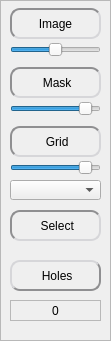
   <widget class="QFrame" name="frame_view_parameters">
    <property name="geometry">
     <rect>
      <x>390</x>
      <y>70</y>
      <width>111</width>
      <height>341</height>
     </rect>
    </property>
    <property name="whatsThis">
     <string>Use this panel to show/hide layers, and adjust them</string>
    </property>
    <property name="frameShape">
     <enum>QFrame::StyledPanel</enum>
    </property>
    <property name="frameShadow">
     <enum>QFrame::Sunken</enum>
    </property>
    <property name="lineWidth">
     <number>2</number>
    </property>
    <widget class="QSlider" name="horizontalSlider_blend_mask">
     <property name="geometry">
      <rect>
       <x>10</x>
       <y>94</y>
       <width>91</width>
       <height>29</height>
      </rect>
     </property>
     <property name="cursor">
      <cursorShape>PointingHandCursor</cursorShape>
     </property>
     <property name="focusPolicy">
      <enum>Qt::ClickFocus</enum>
     </property>
     <property name="toolTip">
      <string/>
     </property>
     <property name="whatsThis">
      <string>&lt;html&gt;&lt;head/&gt;&lt;body&gt;&lt;p&gt;Transparency of the mask.&lt;/p&gt;&lt;p&gt;Lower values = more transparent&lt;/p&gt;&lt;/body&gt;&lt;/html&gt;</string>
     </property>
     <property name="maximum">
      <number>100</number>
     </property>
     <property name="value">
      <number>90</number>
     </property>
     <property name="orientation">
      <enum>Qt::Horizontal</enum>
     </property>
     <property name="tickPosition">
      <enum>QSlider::NoTicks</enum>
     </property>
    </widget>
    <widget class="QPushButton" name="checkBox_image">
     <property name="geometry">
      <rect>
       <x>10</x>
       <y>8</y>
       <width>91</width>
       <height>31</height>
      </rect>
     </property>
     <property name="cursor">
      <cursorShape>PointingHandCursor</cursorShape>
     </property>
     <property name="focusPolicy">
      <enum>Qt::NoFocus</enum>
     </property>
     <property name="toolTip">
      <string/>
     </property>
     <property name="whatsThis">
      <string>&lt;html&gt;&lt;head/&gt;&lt;body&gt;&lt;p&gt;Display (or not) the image&lt;/p&gt;&lt;/body&gt;&lt;/html&gt;</string>
     </property>
     <property name="styleSheet">
      <string notr="true">QPushButton {
	background: qlineargradient(x1: 0, y1: 0, x2: 0, y2: 1,
                                      stop: 0 #FFFFFF, stop: 1 #E0E0E0);
	border-radius: 10px;
	border: 2px outset #8f8f91;
	color rgb(0,0,0);
}
QPushButton:checked {
	border: 2px inset #8f8f91;
}
QToolTip {
    border:2px solid black;
	padding:5px;
	background-color:rgb(64,64,64);
	color:white;
	font-size: 14px;
}</string>
     </property>
     <property name="text">
      <string>Image</string>
     </property>
     <property name="icon">
      <iconset resource="resources.qrc">
       <normaloff>:/icons/hide.png</normaloff>
       <normalon>:/icons/image.png</normalon>:/icons/hide.png</iconset>
     </property>
     <property name="iconSize">
      <size>
       <width>25</width>
       <height>25</height>
      </size>
     </property>
     <property name="checkable">
      <bool>true</bool>
     </property>
     <property name="checked">
      <bool>true</bool>
     </property>
    </widget>
    <widget class="QPushButton" name="checkBox_mask">
     <property name="geometry">
      <rect>
       <x>10</x>
       <y>67</y>
       <width>91</width>
       <height>31</height>
      </rect>
     </property>
     <property name="cursor">
      <cursorShape>PointingHandCursor</cursorShape>
     </property>
     <property name="focusPolicy">
      <enum>Qt::NoFocus</enum>
     </property>
     <property name="toolTip">
      <string/>
     </property>
     <property name="whatsThis">
      <string>&lt;html&gt;&lt;head/&gt;&lt;body&gt;&lt;p&gt;Display (or not) the segmentation mask.&lt;/p&gt;&lt;p&gt;Change the blend factor to set the transparency&lt;/p&gt;&lt;/body&gt;&lt;/html&gt;</string>
     </property>
     <property name="styleSheet">
      <string notr="true">QPushButton {
	background: qlineargradient(x1: 0, y1: 0, x2: 0, y2: 1,
                                      stop: 0 #FFFFFF, stop: 1 #E0E0E0);
	border-radius: 10px;
	border: 2px outset #8f8f91;
	color rgb(0,0,0);
}
QPushButton:checked {
	border: 2px inset #8f8f91;
}
QToolTip {
    border:2px solid black;
	padding:5px;
	background-color:rgb(64,64,64);
	color:white;
	font-size: 14px;
}</string>
     </property>
     <property name="text">
      <string> Mask</string>
     </property>
     <property name="icon">
      <iconset resource="resources.qrc">
       <normaloff>:/icons/hide.png</normaloff>
       <normalon>:/icons/mask.png</normalon>:/icons/hide.png</iconset>
     </property>
     <property name="iconSize">
      <size>
       <width>24</width>
       <height>24</height>
      </size>
     </property>
     <property name="checkable">
      <bool>true</bool>
     </property>
     <property name="checked">
      <bool>true</bool>
     </property>
    </widget>
    <widget class="QPushButton" name="checkBox_grid">
     <property name="geometry">
      <rect>
       <x>10</x>
       <y>126</y>
       <width>91</width>
       <height>31</height>
      </rect>
     </property>
     <property name="cursor">
      <cursorShape>PointingHandCursor</cursorShape>
     </property>
     <property name="focusPolicy">
      <enum>Qt::NoFocus</enum>
     </property>
     <property name="toolTip">
      <string/>
     </property>
     <property name="whatsThis">
      <string>&lt;html&gt;&lt;head/&gt;&lt;body&gt;&lt;p&gt;Display (or not) the superpixels boundaries.&lt;/p&gt;&lt;p&gt;The blend factor does not affect this mask, but you can change the grid color with the control just below.&lt;/p&gt;&lt;/body&gt;&lt;/html&gt;</string>
     </property>
     <property name="styleSheet">
      <string notr="true">QPushButton {
	background: qlineargradient(x1: 0, y1: 0, x2: 0, y2: 1,
                                      stop: 0 #FFFFFF, stop: 1 #E0E0E0);
	border-radius: 10px;
	border: 2px outset #8f8f91;
	color rgb(0,0,0);
}
QPushButton:checked {
	border: 2px inset #8f8f91;
}
QToolTip {
    border:2px solid black;
	padding:5px;
	background-color:rgb(64,64,64);
	color:white;
	font-size: 14px;
}</string>
     </property>
     <property name="text">
      <string> Grid</string>
     </property>
     <property name="icon">
      <iconset resource="resources.qrc">
       <normaloff>:/icons/hide.png</normaloff>
       <normalon>:/icons/grid.png</normalon>:/icons/hide.png</iconset>
     </property>
     <property name="iconSize">
      <size>
       <width>25</width>
       <height>25</height>
      </size>
     </property>
     <property name="checkable">
      <bool>true</bool>
     </property>
     <property name="checked">
      <bool>true</bool>
     </property>
    </widget>
    <widget class="QComboBox" name="comboBox_grid_color">
     <property name="geometry">
      <rect>
       <x>10</x>
       <y>180</y>
       <width>91</width>
       <height>20</height>
      </rect>
     </property>
     <property name="cursor">
      <cursorShape>PointingHandCursor</cursorShape>
     </property>
     <property name="focusPolicy">
      <enum>Qt::NoFocus</enum>
     </property>
     <property name="toolTip">
      <string/>
     </property>
     <property name="whatsThis">
      <string>&lt;html&gt;&lt;head/&gt;&lt;body&gt;&lt;p&gt;Change the grid mask color to your liking&lt;/p&gt;&lt;/body&gt;&lt;/html&gt;</string>
     </property>
     <property name="currentIndex">
      <number>-1</number>
     </property>
    </widget>
    <widget class="QSlider" name="horizontalSlider_blend_image">
     <property name="geometry">
      <rect>
       <x>10</x>
       <y>35</y>
       <width>91</width>
       <height>29</height>
      </rect>
     </property>
     <property name="cursor">
      <cursorShape>PointingHandCursor</cursorShape>
     </property>
     <property name="focusPolicy">
      <enum>Qt::ClickFocus</enum>
     </property>
     <property name="toolTip">
      <string/>
     </property>
     <property name="whatsThis">
      <string>&lt;html&gt;&lt;head/&gt;&lt;body&gt;&lt;p&gt;Transparency of the image.&lt;/p&gt;&lt;p&gt;Lower values = more transparent&lt;/p&gt;&lt;/body&gt;&lt;/html&gt;</string>
     </property>
     <property name="maximum">
      <number>100</number>
     </property>
     <property name="value">
      <number>50</number>
     </property>
     <property name="orientation">
      <enum>Qt::Horizontal</enum>
     </property>
     <property name="tickPosition">
      <enum>QSlider::NoTicks</enum>
     </property>
    </widget>
    <widget class="QSlider" name="horizontalSlider_blend_grid">
     <property name="geometry">
      <rect>
       <x>10</x>
       <y>153</y>
       <width>91</width>
       <height>29</height>
      </rect>
     </property>
     <property name="cursor">
      <cursorShape>PointingHandCursor</cursorShape>
     </property>
     <property name="focusPolicy">
      <enum>Qt::ClickFocus</enum>
     </property>
     <property name="toolTip">
      <string/>
     </property>
     <property name="whatsThis">
      <string>&lt;html&gt;&lt;head/&gt;&lt;body&gt;&lt;p&gt;Transparency of the grid.&lt;/p&gt;&lt;p&gt;Lower values = more transparent&lt;/p&gt;&lt;/body&gt;&lt;/html&gt;</string>
     </property>
     <property name="maximum">
      <number>100</number>
     </property>
     <property name="value">
      <number>90</number>
     </property>
     <property name="orientation">
      <enum>Qt::Horizontal</enum>
     </property>
     <property name="tickPosition">
      <enum>QSlider::NoTicks</enum>
     </property>
    </widget>
    <widget class="QPushButton" name="checkBox_holes">
     <property name="geometry">
      <rect>
       <x>10</x>
       <y>260</y>
       <width>91</width>
       <height>31</height>
      </rect>
     </property>
     <property name="cursor">
      <cursorShape>PointingHandCursor</cursorShape>
     </property>
     <property name="focusPolicy">
      <enum>Qt::NoFocus</enum>
     </property>
     <property name="toolTip">
      <string/>
     </property>
     <property name="whatsThis">
      <string>&lt;html&gt;&lt;head/&gt;&lt;body&gt;&lt;p&gt;Display (or not) the pixels not pertaining to any label.&lt;/p&gt;&lt;p&gt;When activated, the number of unassigned pixels is displayed. You are finished when the count is 0&lt;/p&gt;&lt;p&gt;These &amp;quot;holes&amp;quot; in the mask appear in white when this option is set.&lt;/p&gt;&lt;p&gt;This option can make inconsistancies appear between the superpixels and the current labels, especially after having created a new label.&lt;/p&gt;&lt;p&gt;Hold the &amp;lt;H&amp;gt; key for several seconds to see a flashing indication of holes in the mask. It facilitates the lost pixels hunt&lt;/p&gt;&lt;/body&gt;&lt;/html&gt;</string>
     </property>
     <property name="styleSheet">
      <string notr="true">QPushButton {
	background: qlineargradient(x1: 0, y1: 0, x2: 0, y2: 1,
                                      stop: 0 #FFFFFF, stop: 1 #E0E0E0);
	border-radius: 10px;
	border: 2px outset #8f8f91;
	color rgb(0,0,0);
}
QPushButton:checked {
	border: 2px inset #8f8f91;
}
QToolTip {
    border:2px solid black;
	padding:5px;
	background-color:rgb(64,64,64);
	color:white;
	font-size: 14px;
}</string>
     </property>
     <property name="text">
      <string> Holes</string>
     </property>
     <property name="icon">
      <iconset resource="resources.qrc">
       <normaloff>:/icons/hide.png</normaloff>
       <normalon>:/icons/holes.png</normalon>:/icons/hide.png</iconset>
     </property>
     <property name="iconSize">
      <size>
       <width>25</width>
       <height>25</height>
      </size>
     </property>
     <property name="checkable">
      <bool>true</bool>
     </property>
     <property name="checked">
      <bool>false</bool>
     </property>
    </widget>
    <widget class="QLabel" name="label_holes">
     <property name="geometry">
      <rect>
       <x>10</x>
       <y>300</y>
       <width>91</width>
       <height>21</height>
      </rect>
     </property>
     <property name="toolTip">
      <string/>
     </property>
     <property name="whatsThis">
      <string>&lt;html&gt;&lt;head/&gt;&lt;body&gt;&lt;p&gt;Number of unset pixels, which appear as white pixels when the Holes button is activated.&lt;/p&gt;&lt;/body&gt;&lt;/html&gt;</string>
     </property>
     <property name="frameShape">
      <enum>QFrame::StyledPanel</enum>
     </property>
     <property name="frameShadow">
      <enum>QFrame::Sunken</enum>
     </property>
     <property name="lineWidth">
      <number>2</number>
     </property>
     <property name="text">
      <string>0</string>
     </property>
     <property name="alignment">
      <set>Qt::AlignCenter</set>
     </property>
    </widget>
    <widget class="QPushButton" name="checkBox_selection">
     <property name="geometry">
      <rect>
       <x>10</x>
       <y>210</y>
       <width>91</width>
       <height>31</height>
      </rect>
     </property>
     <property name="cursor">
      <cursorShape>PointingHandCursor</cursorShape>
     </property>
     <property name="focusPolicy">
      <enum>Qt::NoFocus</enum>
     </property>
     <property name="toolTip">
      <string/>
     </property>
     <property name="whatsThis">
      <string>&lt;html&gt;&lt;head/&gt;&lt;body&gt;&lt;p&gt;Display (or not) the selection mask.&lt;/p&gt;&lt;/body&gt;&lt;/html&gt;</string>
     </property>
     <property name="styleSheet">
      <string notr="true">QPushButton {
	background: qlineargradient(x1: 0, y1: 0, x2: 0, y2: 1,
                                      stop: 0 #FFFFFF, stop: 1 #E0E0E0);
	border-radius: 10px;
	border: 2px outset #8f8f91;
	color rgb(0,0,0);
}
QPushButton:checked {
	border: 2px inset #8f8f91;
}
QToolTip {
    border:2px solid black;
	padding:5px;
	background-color:rgb(64,64,64);
	color:white;
	font-size: 14px;
}</string>
     </property>
     <property name="text">
      <string> Select</string>
     </property>
     <property name="icon">
      <iconset resource="resources.qrc">
       <normaloff>:/icons/hide.png</normaloff>
       <normalon>:/icons/selection.png</normalon>:/icons/hide.png</iconset>
     </property>
     <property name="iconSize">
      <size>
       <width>24</width>
       <height>24</height>
      </size>
     </property>
     <property name="checkable">
      <bool>true</bool>
     </property>
     <property name="checked">
      <bool>true</bool>
     </property>
    </widget>
   </widget>
